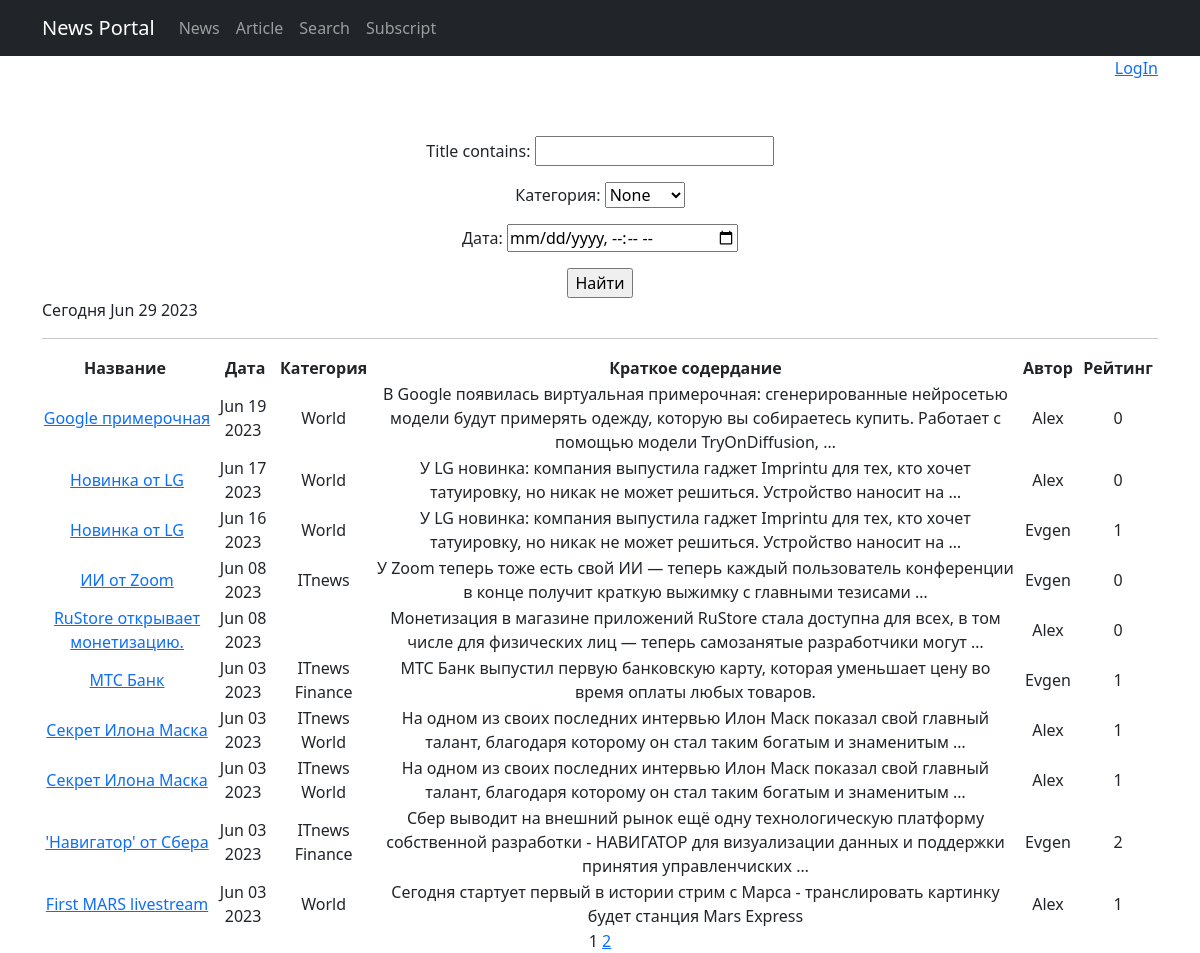
The app's page /news/search/ with its own data.
### news/models.py (models this page shows, shortened)
class Post(models.Model):
    postAuthor = models.ForeignKey(Author, on_delete=models.CASCADE)
    NEWS = 'NW'
    ARTICLE = 'AR'
    choose_post = (
        (NEWS, "Новость"),
        (ARTICLE, "Статья")
    )
    postType = models.CharField(max_length=2, choices=choose_post, default=NEWS)
    date_creation = models.DateTimeField(auto_now_add=True)
    postCategory = models.ManyToManyField(Category, through='PostCategory')
    title = models.CharField(max_length=128)
    text = models.TextField()
    rating = models.SmallIntegerField(default=0)
    def get_absolute_url(self):
        return reverse('news_detail', args=[str(self.id)])

class Category(models.Model):
    category = models.CharField(max_length=64, unique=True)
    def __str__(self):
        return self.category

class Author(models.Model):
    authorUser = models.OneToOneField(User, on_delete=models.CASCADE)
    rating = models.SmallIntegerField(default=0)

### news/views.py (the view)
# urls.py: path('news/search/', NewsSearch.as_view(), name='news_search'),
class NewsSearch(ListView):
    model = Post
    template_name = 'search.html'
    context_object_name = 'newses'
    ordering = 'postCategory'
    paginate_by = 10
    def get_queryset(self):
        queryset = super().get_queryset()
        self.filterset = NewsFilter(self.request.GET, queryset)
        return self.filterset.qs
    def get_context_data(self, **kwargs):
        context = super().get_context_data(**kwargs)
        context['filterset'] = self.filterset
        context['is_authent'] = self.request.user.is_authenticated
        context['is_author'] = self.request.user.groups.filter(name='Authors').exists()
        context['time_now'] = datetime.utcnow()
        return context

### news/templatetags/custom_tegs.py (called while the page is built)
@register.simple_tag(takes_context=True)
def url_replace(context, **kwargs):
   d = context['request'].GET.copy()
   for k, v in kwargs.items():
       d[k] = v
   return d.urlencode()

### templates/search.html (shortened to what this page needs)
{% extends 'flatpages/default.html' %}
{% load custom_tegs %}
{% block content %}
{% if is_author %}
    <p style="text-align: right;">Вы вошли как автор: {{ request.user.username }}</p>
    <p style="text-align: right;"><a href="{% url 'logout' %}">LogOut</a> </p>
{% elif is_authent and not is_author %}
    <p style="text-align: right;">Вы вошли как пользователь: {{ request.user.username }}</p>
    <p style="text-align: right;"><a href="{% url 'logout' %}">LogOut</a> </p>
{% else %}
    <p style="text-align: right;">
    <a href="http://127.0.0.1:8000/accounts/login">LogIn</a>
    </p>
{% endif %}
    <p>&nbsp;</p>
   <form action="" method="get">
       {{ filterset.form.as_p }}
       <input type="submit" value="Найти" />
         <p style="text-align: left;">Сегодня {{ time_now|date:'M d Y' }}</p>
   </form>
     <hr>
        {% if newses %}
            <table>
                <tr>
                    <th>Название&nbsp;</th>
                    <th>&nbsp;Дата</th>
                    <th>Категория</th>
                    <th>&nbsp;Краткое содердание&nbsp;</th>
                    <th>&nbsp;Автор&nbsp;</th>
                    <th>&nbsp;Рейтинг&nbsp;</th>
                </tr>
                {% for news in newses|dictsortreversed:'date_creation' %}
                <tr>
                    <td><a href="{{ news.get_absolute_url }}">{{ news.title}}</a></td>
                    <td>{{ news.date_creation|date:'M d Y' }}</td>
                    <td>
                        {% for c in news.postCategory.all %}
                            {{ c.category }}
                        {% endfor %}
                    </td>
                    <td>{{ news.text|truncatewords:20 }}</td>
                    <td>{{ news.postAuthor.authorUser.username }}</td>
                    <td>{{ news.rating }}</td>
                </tr>
                {% endfor %}
            </table>
        {% else %}
           <h2>Новостей нет!</h2>
        {% endif %}
   {{ page_obj.number }}
   {% if page_obj.has_next %}
       <a href="?{% url_replace page=page_obj.next_page_number %}">{{ page_obj.next_page_number }}</a>
   {% endif %}
{% endblock content %}

### records on screen
Post: title "Google примерочная", date_creation "Jun 19 2023", text "В Google появилась виртуальная примерочная: сгенерированные нейросетью модели будут примерять одежду, которую вы собираетесь купить. Работает с помощью модели TryOnDiffusion, …", postAuthor.authorUser.username "Alex", rating "0"
Category: category "World"
Post: title "Новинка от LG", date_creation "Jun 17 2023", text "У LG новинка: компания выпустила гаджет Imprintu для тех, кто хочет татуировку, но никак не может решиться. Устройство наносит на …", postAuthor.authorUser.username "Alex", rating "0"
Post: title "Новинка от LG", date_creation "Jun 16 2023", text "У LG новинка: компания выпустила гаджет Imprintu для тех, кто хочет татуировку, но никак не может решиться. Устройство наносит на …", postAuthor.authorUser.username "Evgen", rating "1"
Post: title "ИИ от Zoom", date_creation "Jun 08 2023", text "У Zoom теперь тоже есть свой ИИ — теперь каждый пользователь конференции в конце получит краткую выжимку с главными тезисами …", postAuthor.authorUser.username "Evgen", rating "0"
Category: category "ITnews"
Post: title "RuStore открывает монетизацию.", date_creation "Jun 08 2023", text "Монетизация в магазине приложений RuStore стала доступна для всех, в том числе для физических лиц — теперь самозанятые разработчики могут …", postAuthor.authorUser.username "Alex", rating "0"
Post: title "МТС Банк", date_creation "Jun 03 2023", text "МТС Банк выпустил первую банковскую карту, которая уменьшает цену во время оплаты любых товаров.", postAuthor.authorUser.username "Evgen", rating "1"
Category: category "Finance"
Post: title "Секрет Илона Маска", date_creation "Jun 03 2023", text "На одном из своих последних интервью Илон Маск показал свой главный талант, благодаря которому он стал таким богатым и знаменитым …", postAuthor.authorUser.username "Alex", rating "1"
Post: title "'Навигатор' от Сбера", date_creation "Jun 03 2023", text "Сбер выводит на внешний рынок ещё одну технологическую платформу собственной разработки - НАВИГАТОР для визуализации данных и поддержки принятия управленчиских …", postAuthor.authorUser.username "Evgen", rating "2"
Post: title "First MARS livestream", date_creation "Jun 03 2023", text "Сегодня стартует первый в истории стрим с Марса - транслировать картинку будет станция Mars Express", postAuthor.authorUser.username "Alex", rating "1"

### other values on screen
{{ time_now|date:'M d Y' }} "Jun 29 2023"
{{ page_obj.number }} "1"
{{ page_obj.next_page_number }} "2"
